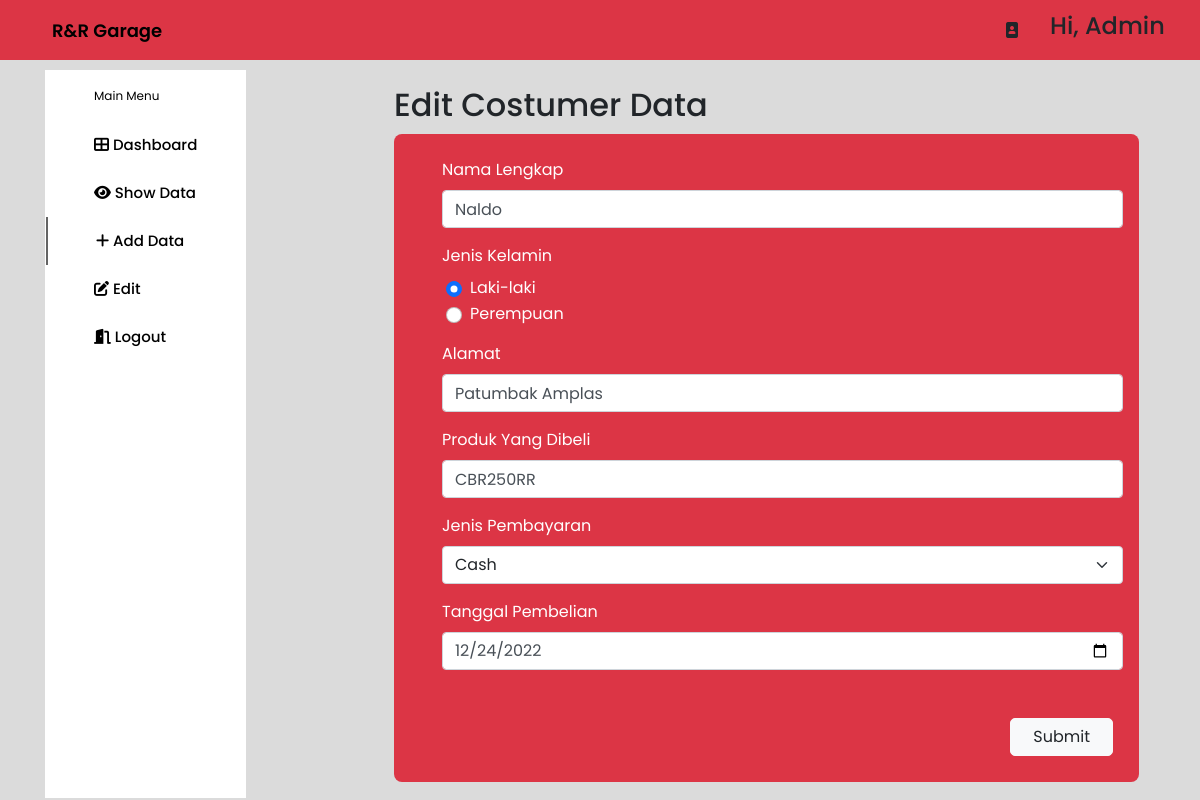
The app's page /dashboard/edit.php?id=3 with its own data.
### tables this page shows
CREATE TABLE `user` (
  `id` int(100) NOT NULL,
  `name` varchar(255) NOT NULL,
  `gender` enum('Laki-laki','Perempuan') NOT NULL,
  `address` varchar(255) NOT NULL,
  `product` varchar(100) NOT NULL,
  `payment` enum('Cash','Kredit') NOT NULL,
  `buydate` date NOT NULL
);

### dashboard/edit.php (the view, shortened to what this page needs)
<?php
include('../database-connection.php');
$id = $_GET['id'];
$sqlData = "select * from user where id='$id'";
$data= mysqli_query($con, $sqlData);
if (mysqli_num_rows($data) == 0) {
    echo '<script>window.history.back()</script>';
} else {
    $r2 = mysqli_fetch_assoc($data);
}
?>
<!DOCTYPE html>
<html lang="en">
<head>
  <link href="https://cdn.jsdelivr.net/npm/bootstrap@5.1.3/dist/css/bootstrap.min.css" rel="stylesheet">
  <link rel="stylesheet" href="https://cdn.jsdelivr.net/npm/bootstrap@4.6.2/dist/css/bootstrap.min.css">
  <link rel="stylesheet" href="../assets/css/dashboard.css" />
  <link rel="stylesheet" href="https://cdnjs.cloudflare.com/ajax/libs/font-awesome/6.2.0/css/all.min.css" />
</head>
<body>
  <header class="header bg-danger">
    <div class="logo">
      <a href="#">R&R Garage</a>
    </div>
    <div class="header-icons">
      <i class="fas fa-portrait"></i>
      <div class="account">
        <h4>Hi, Admin</h4>
      </div>
    </div>
  </header>
  <div class="container">
    <nav>
      <div class="side_navbar">
        <span>Main Menu</span>
        <a href="dashboard.php">
          <i class="fas fa-th-large"></i>
          Dashboard
        </a>
        <a href="show.php">
          <i class="fas fa-eye"></i>
          Show Data
        </a>
        <a href="add.php" class="active">
          <i class="fas fa-add"></i>
          Add Data
        </a>
        <a href="edit.php">
          <i class="fas fa-edit" ></i>
          Edit
        </a>
        <a href="../login-logout/logout.php">
          <i class="fas fa-door-open"></i>
          Logout
        </a>
      </div>
    </nav>
    <div class="main-body ms-auto">
      <h2>Edit Costumer Data</h2>
      <div class="promo_card bg-danger">
        <form action="" method="POST">
            <div class="mb-3">
                <label class="mt-3">Nama Lengkap</label>
                <input type="text" class="form-control" name="name" value="<?php echo $r2['name'];?>" required>
            </div>
            <div class="mb-3">
                <label>Jenis Kelamin</label>
                <div class="form-check ml-2">
                    <input class="form-check-input" type="radio" name="gender" id="Laki-laki" value="Laki-laki" <?php echo ($r2['gender'] == "Laki-laki")? 'checked' : ''; ?> required>
                    <label class="form-check-label" for="Laki-laki">
                        Laki-laki
                    </label>
                </div>
                <div class="form-check ml-2">
                    <input class="form-check-input" type="radio" name="gender" id="Perempuan" value="Perempuan" <?php echo ($r2['gender'] == "Perempuan")? 'checked' : ''; ?> required>
                    <label class="form-check-label" for="Perempuan">
                        Perempuan
                    </label>
                </div>
            </div>
            <div class="mb-3">
                <label>Alamat</label>
                <input type="text" class="form-control" name="address" value="<?php echo $r2['address'];?>" required>
            </div>
            <div class="mb-3">
                <label>Produk Yang Dibeli</label>
                <input type="text" class="form-control" name="product" value="<?php echo $r2['product'];?>" required>
            </div>
            <div class="mb-3">
                <label>Jenis Pembayaran</label>
                <select class="form-select" aria-label="Default select example" name="payment" required>
                    <option <?php echo ($r2['payment'] == "Cash")? 'selected' : ''; ?>>Cash</option>
                </select>
            </div>
            <div class="mb-3">
                <label>Tanggal Pembelian</label>
                <input type="date" class="form-control" name="buydate" value="<?php echo $r2['buydate'];?>"required>
            </div>
            <button class="btn btn-light mt-5 ms-auto" type="submit" name="simpan">
                <span>Submit</span>
            </button>
        </form>
      </div>
    </div>
  </div>
</body>
</html>

### assets/css/dashboard.css (style rules this page uses)
* { margin: 0; padding: 0; border: none; outline: none; text-decoration: none; box-sizing: border-box; font-family: "Poppins", sans-serif; }
body { background: rgb(219, 219, 219); }
.header { display: flex; align-items: center; justify-content: space-between; height: 60px; padding: 20px; background: #DC143C; }
.logo { display: flex; align-items: center; }
.logo a { color: #000; font-size: 18px; font-weight: 600; margin: 2rem 8rem 2rem 2rem; }
.header-icons { display: flex; align-items: center; }
.header-icons i { margin-right: 2rem; cursor: pointer; }
.header-icons .account { width: 130px; display: flex; align-items: center; justify-content: space-between; }
.container { margin-top: 10px; display: flex; justify-content: space-between; }
nav { background: rgb(255, 255, 255); }
.side_navbar { padding: 1px; display: flex; flex-direction: column; }
.side_navbar span { color: black; margin: 1rem 3rem; font-size: 12px; }
.side_navbar a { width: 100%; padding: 0.8rem 3rem; font-weight: 500; font-size: 15px; color: black; }
.side_navbar .active { border-left: 2px solid rgb(100, 100, 100); }
.main-body { width: 70%; padding: 1rem; }
.promo_card { width: 100%; color: #fff; margin-top: 10px; border-radius: 8px; padding: 0.5rem 1rem 1rem 3rem; background: rgb(37, 37, 37); }
.promo_card h1, .promo_card span, button { margin: 10px; }
.promo_card button { display: block; padding: 6px 12px; border-radius: 5px; cursor: pointer; }

### records on screen
user: name "Naldo", gender "☑ Laki-laki", gender "☐ Perempuan", address "Patumbak Amplas", product "CBR250RR", payment "Cash", buydate "12/24/2022"
